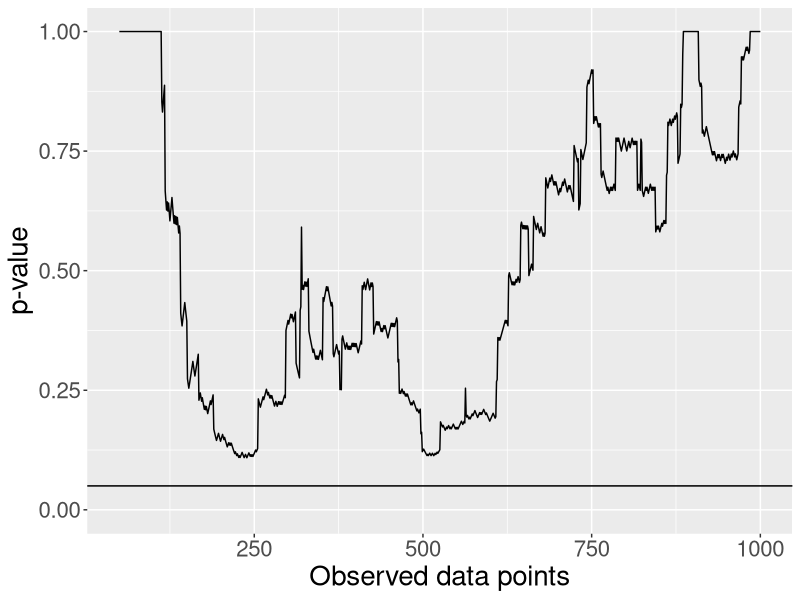

Generate this figure with R:
library(timeDate)
library(ggplot2)

# Choose parameters:
pA <- 0.06 # True click through rate for group A
pB <- 0.06 # True click through rate for group B
nA <- 500 # Number of cases for group A
nB <- 500 # Number of cases for group B
alpha <- 0.05 # Significance level

# Simulate data:
set.seed(47849)
data <- data.frame(group = rep(c("A", "B"), c(nA, nB)),
                   timestamp = sample(seq(as.timeDate('2016-06-02'),
                                          as.timeDate('2016-06-09'), by = 1), nA+nB),
                   clickedTrue = as.factor(c(rbinom(n = nA, size = 1, prob = pA),
                                             rbinom(n = nB, size = 1, prob = pB))))



head(data)
# Order data by timestamp
data <- data[order(data$GMT.x..i..), ]
levels(data$clickedTrue) <- c("0", "1")

# Compute current p-values after every observation:
pValues <- c()
index <- c()
for (i in 50:dim(data)[1]){
  
  presentData <- table(data$group[1:i], data$clickedTrue[1:i])
  
  if (all(rowSums(presentData) > 0)){
    pValues <- c(pValues, prop.test(presentData)$p.value)
    index <- c(index, i)}
}
results <- data.frame(index = index,
                      pValue = pValues)

# Plot the p-values:
ggplot(results, aes(x = index, y = pValue)) +
  geom_line() +
  geom_hline(aes(yintercept = alpha)) +
  scale_y_continuous(name = "p-value", limits = c(0,1)) +
  scale_x_continuous(name = "Observed data points") +
  theme(text = element_text(size=20))
